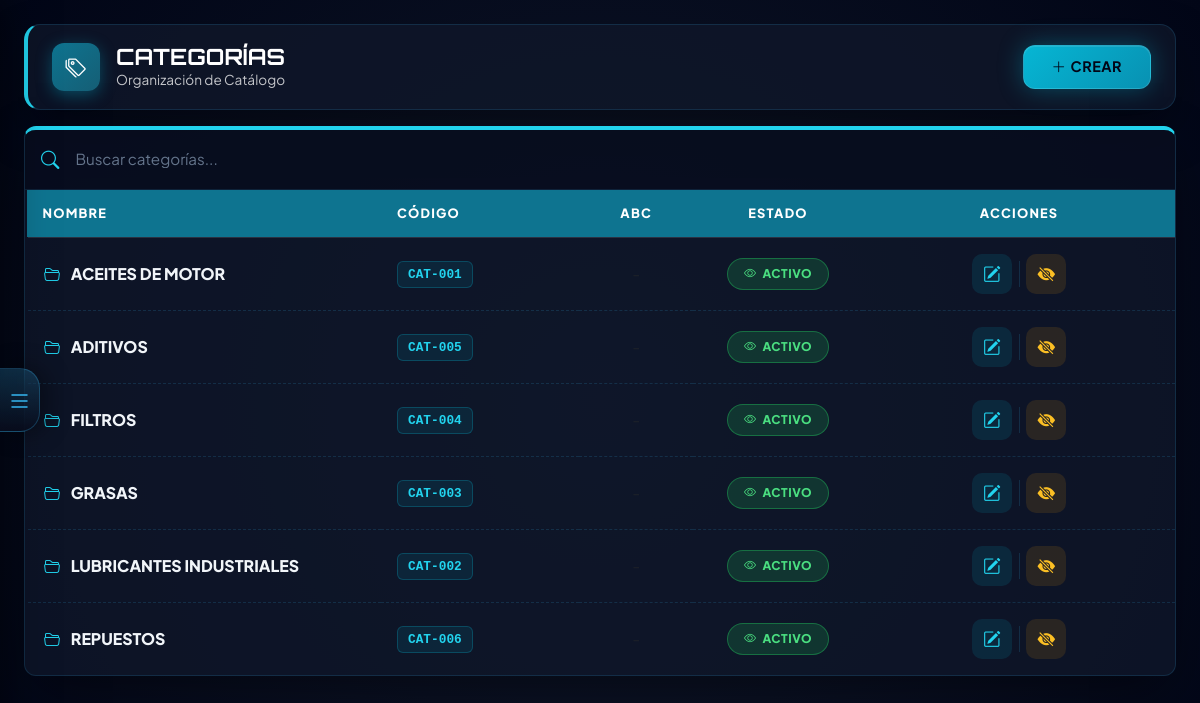
Screenshot of /modules/categorias.php (signed in) with the database file from the repository.
### tables this page shows
CREATE TABLE `categorias` (
  `id_categoria` int(11) NOT NULL AUTO_INCREMENT,
  `codigo` varchar(20) DEFAULT NULL,
  `nombre` varchar(100) NOT NULL,
  `descripcion` text DEFAULT NULL,
  `parent_id` int(11) DEFAULT NULL,
  `nivel` int(11) DEFAULT 0,
  `ruta` varchar(500) DEFAULT NULL,
  `sku_prefix` varchar(20) DEFAULT NULL,
  `atributos` longtext DEFAULT NULL CHECK (json_valid(`atributos`)),
  `clasificacion_abc` char(1) DEFAULT NULL,
  `cuenta_compra` varchar(20) DEFAULT NULL,
  `cuenta_venta` varchar(20) DEFAULT NULL,
  `iva_porcentaje` decimal(5,2) DEFAULT 0.00,
  `tipo_manejo` varchar(20) DEFAULT 'normal',
  `ubicacion_defecto` varchar(50) DEFAULT NULL,
  `status` enum('Activo','Inactivo') NOT NULL DEFAULT 'Activo',
  PRIMARY KEY (`id_categoria`)
);

### includes/Database.php (called while the page is built, shortened)
<?php
class Database
{
    private static ?self $instance = null;
    private ?mysqli $conn = null;
    public static function getInstance(): self
    {
        if (self::$instance === null) {
            self::$instance = new self();
        }
        return self::$instance;
    }
    public function connect(string $host, string $user, string $pass, string $db): void
    {
        $this->conn = new mysqli($host, $user, $pass, $db);
        $this->conn->set_charset('utf8mb4');
        $this->conn->autocommit(true);
    }
    public function execute(string $sql, array $params = []): mysqli_stmt
    {
        $stmt = $this->conn->prepare($sql);
        if (!empty($params)) {
            $types = '';
            $bindValues = [];
            foreach ($params as $p) {
                if (is_int($p)) {
                    $types .= 'i';
                } elseif (is_float($p)) {
                    $types .= 'd';
                } elseif (is_null($p)) {
                    $types .= 's';
                    $p = null;
                } else {
                    $types .= 's';
                }
                $bindValues[] = $p;
            }
            if (!empty($bindValues)) {
                $stmt->bind_param($types, ...$bindValues);
            }
        }
        if (!$stmt->execute()) {
            throw new RuntimeException('Error ejecutando consulta: ' . $stmt->error);
        }
        return $stmt;
    }
    public function fetchAll(string $sql, array $params = []): array
    {
        $stmt = $this->execute($sql, $params);
        $result = $stmt->get_result();
        $rows = $result->fetch_all(MYSQLI_ASSOC);
        return $rows;
    }
}

### modules/categorias.php (the view, shortened to what this page needs)
<?php
$db = Database::getInstance();
$categorias = $db->fetchAll("SELECT * FROM categorias ORDER BY nombre ASC");
?>
<!DOCTYPE html>
<html lang="es">
<head>
    <?php include '../includes/diseno.php'; ?>
</head>
<body>
    <?php include '../includes/sidebar.php'; ?>
    <div class="main-wrapper" id="mainWrapper">
        <div class="container-fluid px-4 py-4">
            <div class="card-jv d-flex justify-content-between align-items-center flex-wrap gap-2 mb-3" style="padding: 18px 24px; border-left: 4px solid #22d3ee;">
                <div class="d-flex align-items-center gap-3">
                    <div style="width: 48px; height: 48px; border-radius: 12px; background: linear-gradient(135deg, #0e7490, #155e75); display: flex; align-items: center; justify-content: center; box-shadow: 0 4px 16px rgba(6, 182, 212, 0.35);">
                        <i class="bi bi-tags text-white" style="font-size: 1.3rem;"></i>
                    </div>
                    <div>
                        <h1 class="font-brand fw-bold m-0 text-white" style="font-size: 1.4rem;">CATEGORÍAS</h1>
                        <p class="m-0 text-white opacity-75" style="font-size: 0.85rem;">Organización de Catálogo</p>
                    </div>
                </div>
                <div class="d-flex gap-2">
                    <button class="btn-jv-primary pulse-jv" onclick="nuevaCat()" style="padding: 10px 28px; font-size: 0.9rem; border: 1px solid rgba(255,255,255,0.12); box-shadow: 0 0 24px rgba(6, 182, 212, 0.35), inset 0 1px 0 rgba(255,255,255,0.1);">
                        <i class="bi bi-plus-lg me-1"></i>CREAR
                    </button>
                </div>
            </div>
            <div class="card-jv card-jv-table p-0">
                <div class="buscador-wrapper d-flex align-items-center px-3 py-2">
                    <i class="bi bi-search me-2" style="color: #22d3ee; font-size: 1rem;"></i>
                    <input type="text" class="input-jv border-0 bg-transparent py-1" placeholder="Buscar categorías..." id="buscar" onkeyup="filtrar()" style="box-shadow: none; font-size: 0.85rem; padding: 8px 6px;">
                </div>
                <div class="table-responsive">
                    <table class="table-jv mb-0">
                        <thead>
                            <tr>
                                <th style="width: 25%;">NOMBRE</th>
                                <th style="width: 14%;">CÓDIGO</th>
                                <th style="width: 8%;" class="text-center">ABC</th>
                                <th style="width: 12%;" class="text-center">ESTADO</th>
                                <th style="width: 22%;" class="text-center">ACCIONES</th>
                            </tr>
                        </thead>
                        <tbody id="tablaCategorias">
                            <?php if (!empty($categorias)): ?>
                                <?php foreach ($categorias as $row): ?>
                                    <tr data-nombre="<?php echo strtolower(htmlspecialchars($row['nombre'])); ?>" data-codigo="<?php echo strtolower(htmlspecialchars($row['codigo'] ?? '')); ?>">
                                        <td>
                                            <i class="bi bi-folder2-open me-2" style="color: #22d3ee; font-size: 1rem;"></i>
                                            <span class="cat-nombre text-uppercase"><?php echo htmlspecialchars($row['nombre']); ?></span>
                                        </td>
                                        <td>
                                            <span class="codigo-badge"><?php echo htmlspecialchars($row['codigo'] ?? '—'); ?></span>
                                        </td>
                                        <td class="text-center">
                                            <?php if ($row['clasificacion_abc']): ?>
                                                <span class="abc-badge abc-<?php echo strtolower($row['clasificacion_abc']); ?>"><?php echo $row['clasificacion_abc']; ?></span>
                                            <?php else: ?>
                                                <span class="text-muted">-</span>
                                            <?php endif; ?>
                                        </td>
                                        <td class="text-center">
                                            <span class="badge-jv <?php echo ($row['status'] == 'Activo') ? 'badge-success' : 'badge-danger'; ?>">
                                                <i class="bi bi-<?php echo ($row['status'] == 'Activo') ? 'eye' : 'eye-off'; ?>"></i>
                                                <?php echo strtoupper($row['status']); ?>
                                            </span>
                                        </td>
                                        <td class="text-center">
                                            <button class="btn-action btn-action-edit btn btn-sm border-0 me-1" onclick='editarCat(<?php echo json_encode($row); ?>)' title="Editar">
                                                <i class="bi bi-pencil-square" style="color: #22d3ee; font-size: 0.85rem;"></i>
                                            </button>
                                            <?php if ($row['status'] == 'Activo'): ?>
                                                <button class="btn-action btn-action-toggle btn btn-sm border-0 ms-1" onclick="confirmarToggle(<?php echo $row['id_categoria']; ?>, '<?php echo htmlspecialchars($row['nombre']); ?>', 'desactivar')" title="Desactivar">
                                                    <i class="bi bi-eye-slash-fill" style="color: #fbbf24; font-size: 0.85rem;"></i>
                                                </button>
                                            <?php endif; ?>
                                        </td>
                                    </tr>
                                <?php endforeach; ?>
                            <?php endif; ?>
                        </tbody>
                    </table>
                </div>
            </div>
        </div>
</body>
</html>

### includes/diseno.php (shortened to what this page needs)
<?php
$base_assets = (basename(dirname($_SERVER['PHP_SELF'])) === 'modules') ? '../assets/' : 'assets/';
?>
<link rel="stylesheet" href="<?php echo $base_assets; ?>css/bootstrap.min.css?v=2">
<link rel="stylesheet" href="<?php echo $base_assets; ?>css/bootstrap-icons.css?v=2">

### includes/sidebar.php (shortened to what this page needs)
<button class="sidebar-toggle-btn" id="sidebarToggle" title="Abrir/Cerrar Menú">
    <i class="bi bi-list"></i>
</button>

### includes/diseno.php (style rules this page uses)
:root { --jv-cyan: #06b6d4; --jv-cyan-light: #22d3ee; --jv-cyan-dark: #0891b2; --jv-verde: #14b8a6; --jv-verde-light: #2dd4bf; --jv-bg-primary: #020617; --jv-bg-secondary: #0f172a; --jv-bg-card: rgba(15, 23, 42, 0.8); --jv-bg-card-light: rgba(30, 41, 59, 0.5); --jv-text-primary: #f8fafc; --jv-text-secondary: #94a3b8; --jv-text-muted: #64748b; --jv-success: #22c55e; --jv-warning: #f59e0b; --jv-danger: #ef4444; --jv-info: #3b82f6; --jv-border: rgba(56, 189, 248, 0.15); --jv-border-hover: rgba(56, 189, 248, 0.4); --jv-shadow: 0 20px 50px -12px rgba(0, 0, 0, 0.5); --jv-shadow-sm: 0 4px 15px -5px rgba(0, 0, 0, 0.3); --jv-font-main: 'Plus Jakarta Sans', -apple-system, BlinkMacSystemFont, 'Segoe UI', sans-serif; --jv-font-brand: 'Orbitron', 'Courier New', monospace; --jv-radius-sm: 8px; --jv-radius: 12px; --jv-radius-lg: 16px; --jv-radius-xl: 24px; }
*, *::before, *::after { box-sizing: border-box; }
body { background: radial-gradient(circle at center, var(--jv-bg-secondary) 0%, var(--jv-bg-primary) 100%); color: var(--jv-text-primary); font-family: var(--jv-font-main); min-height: 100vh; margin: 0; }
.btn-jv-primary { background: linear-gradient(135deg, var(--jv-cyan) 0%, var(--jv-cyan-dark) 100%); color: var(--jv-bg-primary); border: none; border-radius: var(--jv-radius); padding: 10px 24px; font-weight: 700; font-size: 0.85rem; letter-spacing: 0.5px; transition: all 0.3s ease; box-shadow: var(--jv-shadow-sm); }
.card-jv { background: var(--jv-bg-card); border: 1px solid var(--jv-border); border-radius: var(--jv-radius-lg); padding: 24px; box-shadow: var(--jv-shadow); }
.input-jv { background: var(--jv-bg-primary); border: 1px solid rgba(255, 255, 255, 0.1); color: var(--jv-text-primary); border-radius: var(--jv-radius); padding: 12px 16px; transition: all 0.3s ease; width: 100%; }
.input-jv::placeholder { color: var(--jv-text-muted); opacity: 1; }
.badge-jv { background: rgba(6, 182, 212, 0.1); color: var(--jv-cyan); border: 1px solid rgba(6, 182, 212, 0.3); padding: 6px 14px; border-radius: 50px; font-size: 0.7rem; font-weight: 700; letter-spacing: 0.5px; text-transform: uppercase; }
.badge-success { background: rgba(34, 197, 94, 0.1); color: var(--jv-success); border-color: rgba(34, 197, 94, 0.3); }
.table-jv { color: var(--jv-text-primary); width: 100%; }
.table-jv thead th { color: var(--jv-cyan); font-size: 0.7rem; text-transform: uppercase; letter-spacing: 1.5px; padding: 18px 16px; background: rgba(6, 182, 212, 0.05); border: none; font-weight: 700; }
.table-jv tbody td { padding: 16px; border-bottom: 1px solid rgba(96, 165, 250, 0.08); vertical-align: middle; }
.font-brand { font-family: var(--jv-font-brand); }
.pulse-jv { animation: pulse-animation 2s ease-in-out infinite; }

### includes/sidebar.php (style rules this page uses)
.main-wrapper { margin-left: 0; transition: margin-left 0.2s ease-out; min-height: 100vh; }
.sidebar-toggle-btn { position: fixed; left: 0; top: 50%; transform: translateY(-50%); width: 40px; height: 64px; background: linear-gradient(180deg, rgba(56, 189, 248, 0.2) 0%, rgba(8, 12, 28, 0.95) 100%); backdrop-filter: blur(25px); border: 1px solid rgba(56, 189, 248, 0.25); border-left: none; border-radius: 0 20px 20px 0; color: #38bdf8; cursor: pointer; z-index: 1001; display: flex; align-items: center; justify-content: center; transition: all 0.3s ease; box-shadow: 6px 0 25px rgba(0, 0, 0, 0.4); }
.sidebar-toggle-btn i { font-size: 1.5rem; transition: transform 0.3s ease; }

### rows the page displays
categorias: nombre "ACEITES DE MOTOR", codigo "CAT-001", status "ACTIVO"
categorias: nombre "ADITIVOS", codigo "CAT-005", status "ACTIVO"
categorias: nombre "FILTROS", codigo "CAT-004", status "ACTIVO"
categorias: nombre "GRASAS", codigo "CAT-003", status "ACTIVO"
categorias: nombre "LUBRICANTES INDUSTRIALES", codigo "CAT-002", status "ACTIVO"
categorias: nombre "REPUESTOS", codigo "CAT-006", status "ACTIVO"
